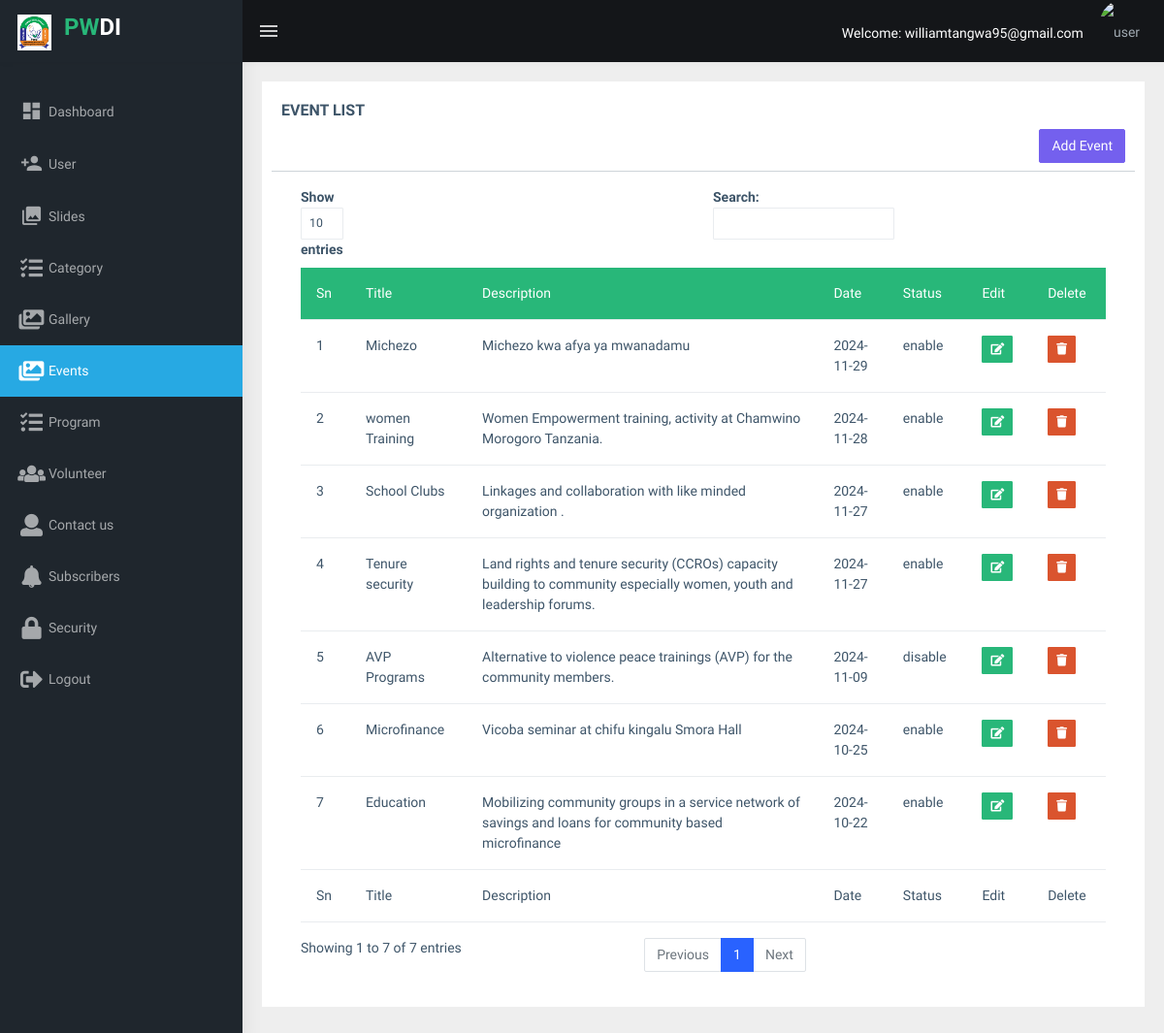
Screenshot of /admin/event-list.php (signed in) with the database file from the repository.
### tables this page shows
CREATE TABLE `events` (
  `events_id` int(11) NOT NULL,
  `events_title` varchar(500) NOT NULL,
  `events_description` varchar(500) NOT NULL,
  `events_date` date NOT NULL,
  `events_status` enum('enable','disable') NOT NULL
);

### admin/event-list.php (the view, shortened to what this page needs)
<!DOCTYPE html>
<html dir="ltr" lang="en">
      <?php
   include 'header.php';
   include_once 'include/pwdi_db.php';
  ?>
  <body>
    <?php
   include 'button.php';
  ?>
      <div class="page-wrapper">
        <div class="container-fluid">
          <?PHP
             if (!empty($_GET['id'])){
              ?>
                  <?php
                          $sqlieve="SELECT * FROM `events` WHERE events_id='$_GET[id]'";
                           $resulteve=mysqli_query($conn,$sqlieve);
                           $event=mysqli_fetch_assoc($resulteve);
                              ?>
            <div class="card">
                <div class="card-body">
                  <h4 class="card-title text-center">Event edit form</h4>
                <form method="POST" action="" enctype="multipart/form-data">
                      <div class="form-group">
                        <label>Title</label>
                        <input type="text" class="form-control" placeholder="Enter title" name="titles" value="<?php echo $event['events_title']; ?>" required />
                      </div>
                      <div class="form-group">
                    <label>Description</label>
                        <textarea class="form-control" name="description" placeholder="Enter description..." rows="3" required><?php echo $event['events_description']; ?></textarea>
                      </div>
                    <div class="form-group">
                        <label>Date</label>
                        <input type="date" class="form-control" placeholder="Enter event date" name="event_date" value="<?php echo $event['events_date']; ?>" required />
                      </div>
                        <div class="form-group">
                        <label>Select status</label
                        >
                           <select
                            class="select2 form-select shadow-none"
                            style="width: 100%; height: 36px" name="status">
                            <option selected value="" selected>Select</option>
                            <?php if($event['events_status']=='enable'){ ?>
                              <option value="enable" selected>Enable</option>
                              <option value="disable">Disabled</option>
                            <?php }else{
                              ?>
                              <option value="enable">Enable</option>
                              <option value="disable" selected>Disabled</option>
                              <?php
                            } ?>
                          </select>
                      </div>
                      <div class="card-action">
                  <button class="btn btn-md btn-success text-white"  type="submit" name="edit">Submit</button>&nbsp;<a href="event-list.php" class="btn btn-md btn-danger text-white">Back</a>
                </div>
                </form>
                </div>
              </div>
              <?php
             }else{
               ?>
          <div class="row">
            <div class="col-12">
              <div class="card">
                <div class="card-body">
                  <div class="row">
                    <h5 class="card-title">EVENT LIST</h5>
                    <span class="text-end">
                      <button type="button" class="btn btn-primary" data-bs-toggle="modal" data-bs-target="#myModal">Add Event</button>
                    </span>
                    <hr class="mt-2">
                  </div>
                  <div class="table-responsive">
                    <table
                      id="zero_config"
                      class="table table-hover table-sm"
                    >
                      <thead>
                        <tr class="bg-success">
                          <th class="text-white">Sn</th>
                          <th class="text-white">Title</th>
                          <th class="text-white">Description</th>
                          <th class="text-white">Date</th>
                          <th class="text-white">Status</th>
                          <th class="text-white">Edit</th>
                          <th class="text-white">Delete</th>
                        </tr>
                      </thead>
                      <tbody>
                        <?php
                          $sqli="SELECT * FROM `events` ORDER BY events_date DESC,events_status ASC, events_title ASC";
                           $result=mysqli_query($conn,$sqli);
                           $count=mysqli_num_rows($result);
                           $i=1;
                           while ($i<=$count){
                           while ($row=mysqli_fetch_assoc($result)){
                              ?>
                              <tr>
                          <td><?php echo $i; ?></td>
                          <td><?php echo $row['events_title']; ?></td>
                          <td><?php echo $row['events_description']; ?></td>
                          <td><?php echo $row['events_date']; ?></td>
                          <td><?php echo $row['events_status']; ?></td>
                          <form method="POST" action="" class="form-inline">
                              <td>
                                <a href="event-list.php?id=<?php echo $row['events_id']; ?>" class="btn btn-sm btn-success text-white"><span class="fas fa-edit"></span></a></td>
                            <td><button onclick="return confirm('Are you sure you want to delete <?php echo $row['events_title'];  ?>')" type="submit" name="delete" class="btn btn-sm btn-danger"><span class="fas fa-trash"></span></button></td>
                          </form>
                        </tr>
                             <?php
                             $i++;
                              }
                            }
                         ?>
                      </tbody>
                       <tfoot>
                        <tr>
                          <th>Sn</th>
                          <th>Title</th>
                          <th>Description</th>
                          <th>Date</th>
                          <th>Status</th>
                          <th>Edit</th>
                          <th>Delete</th>
                         </tr>
                       </tfoot>
                    </table>
                  </div>
                </div>
              </div>
            </div>
          </div>
               <?php
             }
          ?>
        </div>
      </div>
    </div>
  </body>
</html>

### rows the page displays
events: events_title "Michezo", events_description "Michezo kwa afya ya mwanadamu", events_date "2024-11-29", events_status "enable"
events: events_title "women Training", events_description "Women Empowerment training, activity at Chamwino Morogoro Tanzania.", events_date "2024-11-28", events_status "enable"
events: events_title "School Clubs", events_description "Linkages and collaboration with like minded organization .", events_date "2024-11-27", events_status "enable"
events: events_title "Tenure security", events_description "Land rights and tenure security (CCROs) capacity building to community especially women, youth and leadership forums.", events_date "2024-11-27", events_status "enable"
events: events_title "AVP Programs", events_description "Alternative to violence peace trainings (AVP) for the community members.", events_date "2024-11-09", events_status "disable"
events: events_title "Microfinance", events_description "Vicoba seminar at chifu kingalu Smora Hall", events_date "2024-10-25", events_status "enable"
events: events_title "Education", events_description "Mobilizing community groups in a service network of savings and loans for community based microfinance", events_date "2024-10-22", events_status "enable"

### other values shown
$_SESSION['user_email'] "williamtangwa95@gmail.com"
